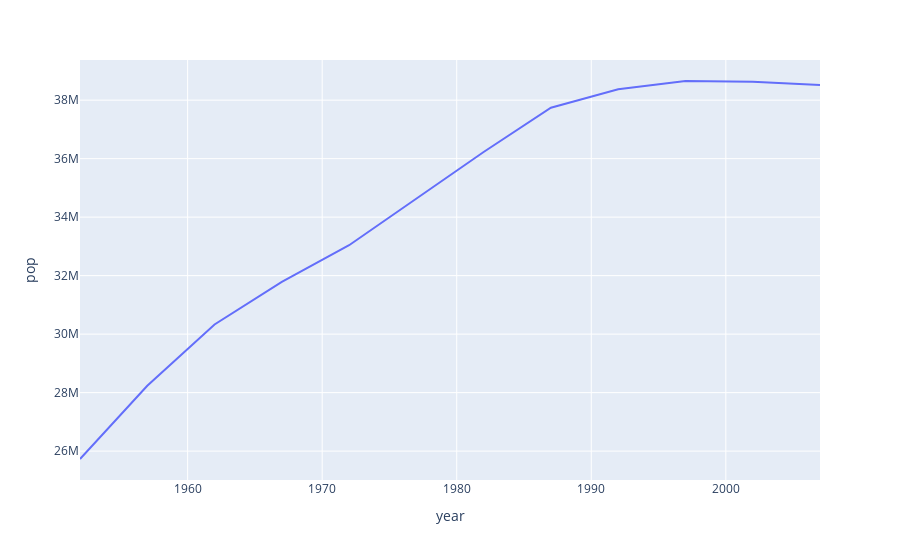

Notebook source saved alongside this figure:
### Code cell
px.line(df, y="pop", x="year")

### Figure 1 — Plotly figure (JSON) as saved in the notebook; plotly's stock layout.template omitted (floating-point values rounded to 4 significant figures)
{"data": [{"hovertemplate": "year=%{x}<br>pop=%{y}<extra></extra>", "legendgroup": "", "line": {"color": "#636efa", "dash": "solid"}, "marker": {"symbol": "circle"}, "mode": "lines", "name": "", "orientation": "v", "showlegend": false, "type": "scatter", "x": [1952, 1957, 1962, 1967, 1972, 1977, 1982, 1987, 1992, 1997, 2002, 2007], "xaxis": "x", "y": [25730551, 28235346, 30329617, 31785378, 33039545, 34621254, 36227381, 37740710, 38370697, 38654957, 38625976, 38518241], "yaxis": "y"}], "layout": {"legend": {"tracegroupgap": 0}, "margin": {"t": 60}, "xaxis": {"anchor": "y", "domain": [0, 1], "title": {"text": "year"}}, "yaxis": {"anchor": "x", "domain": [0, 1], "title": {"text": "pop"}}}}
